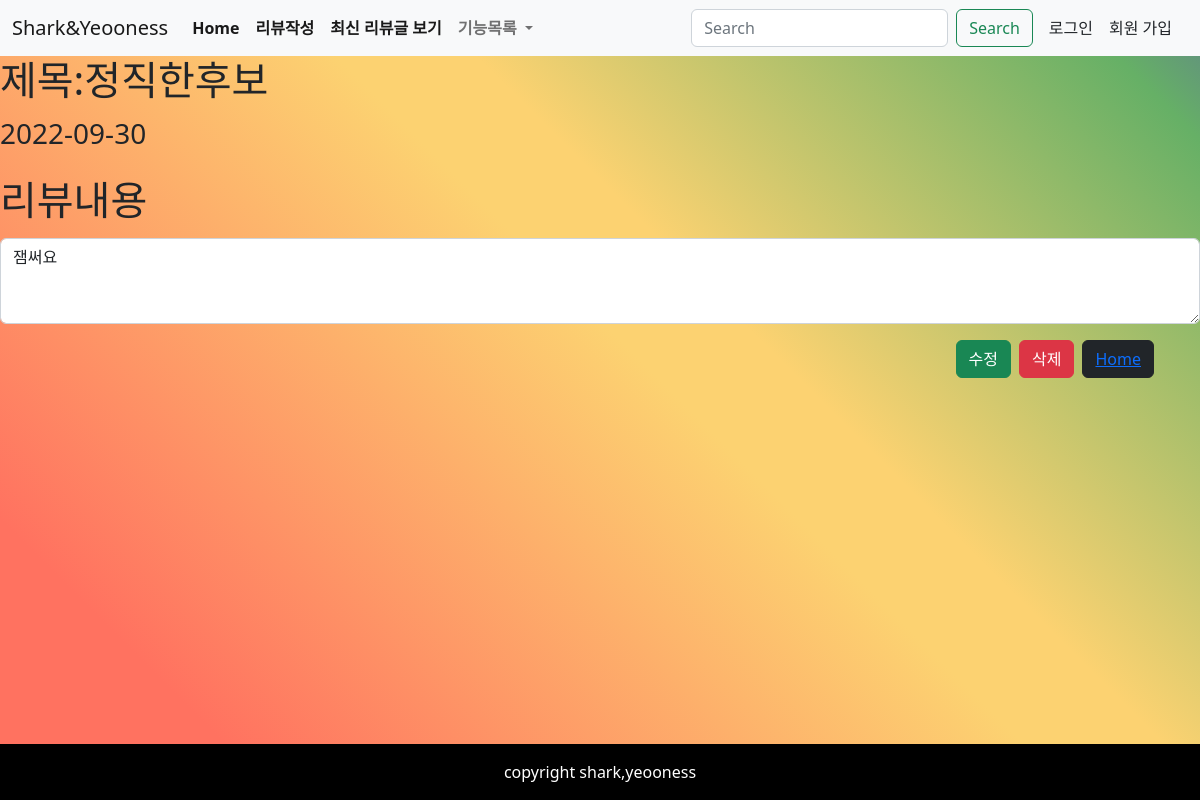
Screenshot of /detail/12 with the database file from the repository.
### Pair1/models.py (models this page shows)
class Review(models.Model):
    title = models.CharField(max_length=80)
    content = models.TextField()
    created_at = models.DateTimeField(auto_now_add=True)
    updated_at = models.DateTimeField(auto_now = True)

### Pair1/views.py (the view)
# urls.py: path("detail/<int:pk>", views.detail, name="detail"),
def detail(request, pk):
    k = Review.objects.get(pk=pk)
    context = {"c": k}
    return render(request, "Pair1/detail.html", context)

### Pair1/templates/pair1/detail.html
{% extends 'Pair1/base.html' %}
{% block content %}
<h1>제목:{{c.title}}</h1>
<p class="fs-3">{{ c.created_at |date:'Y-m-d' }}</p>
<div class="mb-3">
  <label for="exampleFormControlTextarea1" class="form-label fs-1">리뷰내용</label>
  <textarea class="form-control" id="exampleFormControlTextarea1" rows="3">{{c.content}}</textarea>
</div>
<div class="container d-flex justify-content-end">
  <a href="{% url 'Pair1:edit' c.pk %}"><button type="button" class="btn btn-success mx-1">수정</button></a>
  <a href="{% url 'Pair1:delete' c.pk %}"><button type="button" class="btn btn-danger mx-1">삭제</button></a>
  <a href="{% url 'Pair1:index1' c.pk %}"><button type="button" class="btn btn-dark mx-1">Home</a>
</div>
{% endblock %}

### Pair1/templates/pair1/base.html (style rules this page uses)
body, html { width: 100%; height: 100%; overflow: hidden; background: rgba(255, 114, 96, 1); background: linear-gradient(45deg, rgba(255, 114, 96, 1) 0%, rgba(255, 114, 96, 1) 14%, rgba(252, 210, 113, 1) 54%, rgba(252, 210, 113, 1) 61%, rgba(102, 176, 102, 1) 93%, rgba(96, 135, 134, 1) 100%); }

### rows the page displays
Review: title "정직한후보", created_at "2022-09-30", content "잼써요"
